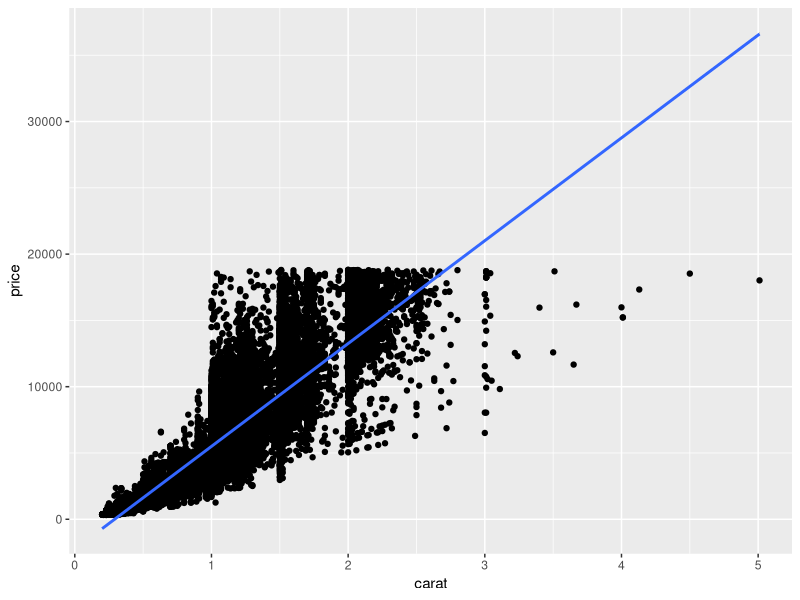
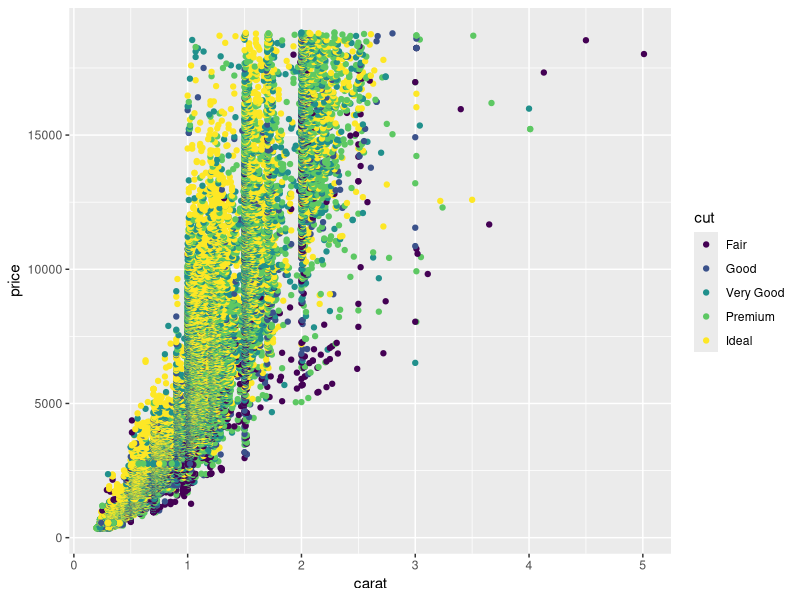
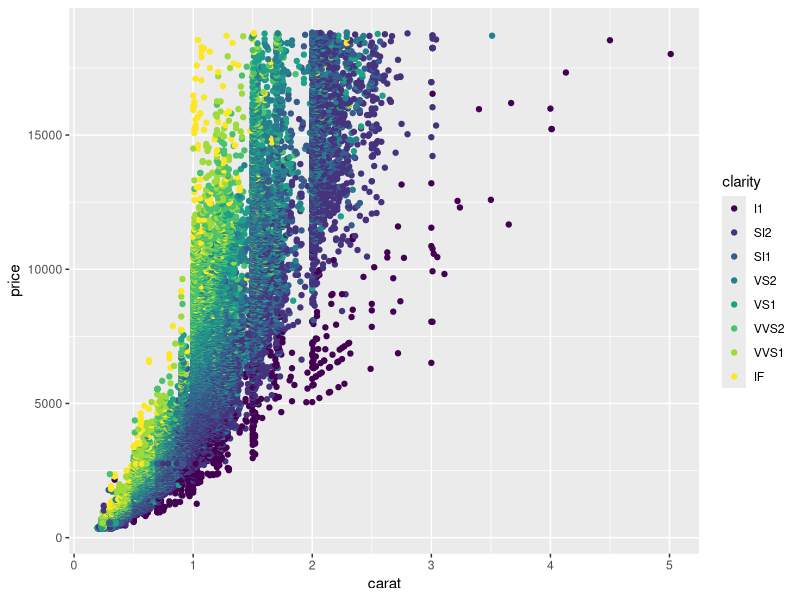
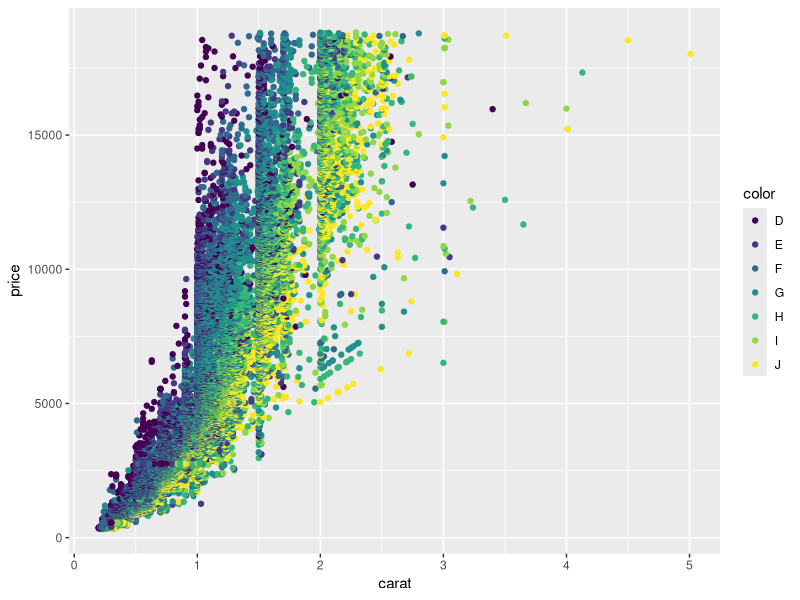
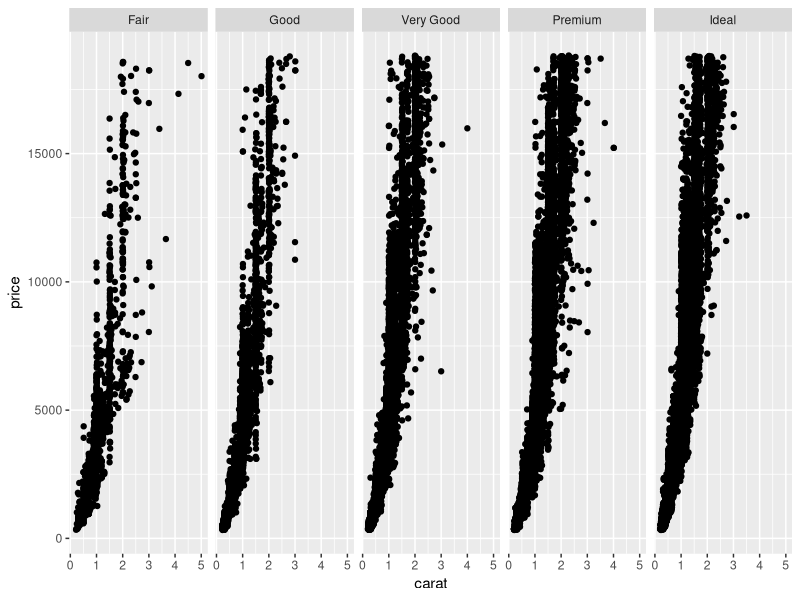
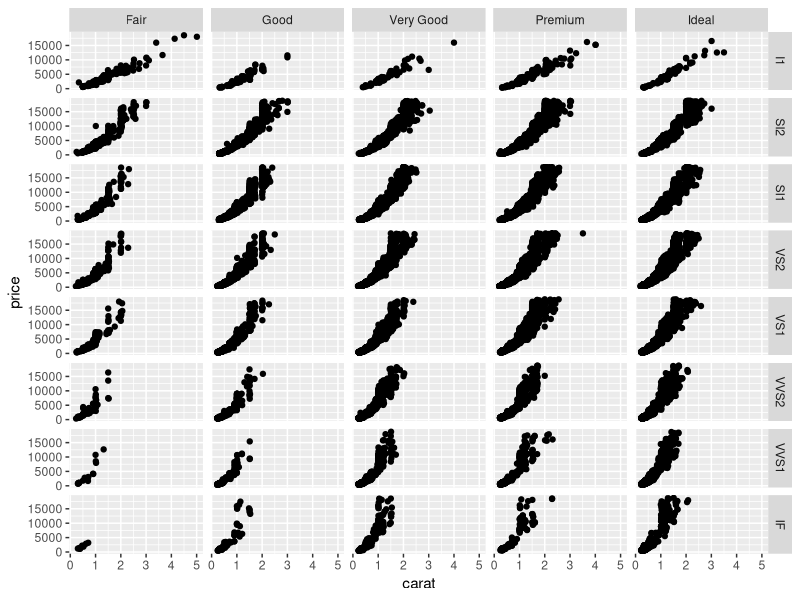
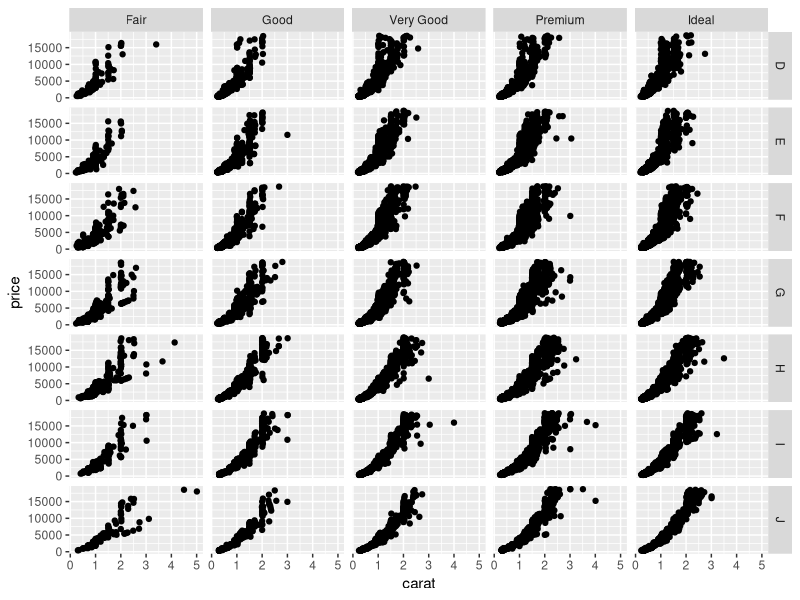
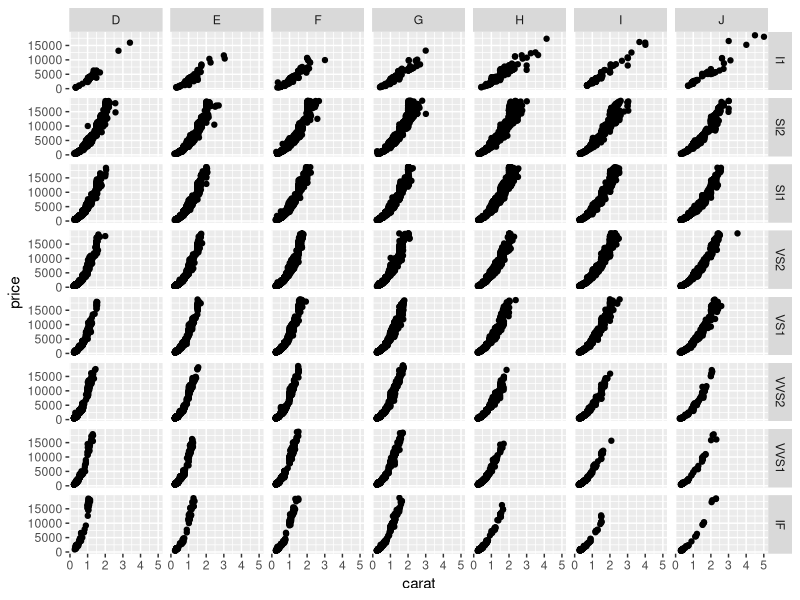

Recreate these plots in R, in order.
## ---- chunk 1
setwd("C:/Users/Somenath Bera/Dropbox/Courses/STAT 579/HW1")
## ---- chunk 2
library(ggplot2)
## ---- chunk 3
data(diamonds)
## ---- chunk 4
help(diamonds)
head(diamonds)
str(diamonds)
dim(diamonds)

## ---- chunk 5
summary(diamonds)
## ---- chunk 6
qplot(carat, price, geom="point", data=diamonds) + geom_smooth(method="lm")
## ---- chunk 7
qplot(carat, price, geom="point", data=diamonds, colour=cut)
## ---- chunk 8
qplot(carat, price, geom="point", data=diamonds, colour=clarity)
## ---- chunk 9
qplot(carat, price, geom="point", data=diamonds, colour=color)
## ---- chunk 10
qplot(carat, price, geom="point", facets=.~cut,  data=diamonds)
## ---- chunk 11
qplot(carat, price, geom="point", facets=clarity~cut,  data=diamonds)
## ---- chunk 12
qplot(carat, price, geom="point", facets=color~cut,  data=diamonds)
## ---- chunk 13
qplot(carat, price, geom="point", facets=clarity~color,  data=diamonds)
## ---- chunk 14
diamonds$pricepercarat <- diamonds$price/diamonds$carat
## ---- chunk 15
qplot(pricepercarat,data=diamonds,geom="density",fill=cut,alpha=I(.5),
main="Price per carat with cut", xlab="Price", ylab="Density")
## ---- chunk 16
qplot(pricepercarat,data=diamonds,geom="density",fill=clarity,alpha=I(.5),
      main="Price per carat with clarity", xlab="Price", ylab="Density")
## ---- chunk 17
qplot(pricepercarat,data=diamonds,geom="density",fill=color,alpha=I(.5),
      main="Price per carat with color", xlab="Price", ylab="Density")
## ---- chunk 18
diamonds$volume <- diamonds$x*diamonds$y*diamonds$z
qplot(carat,volume, geom="point", data=diamonds)
